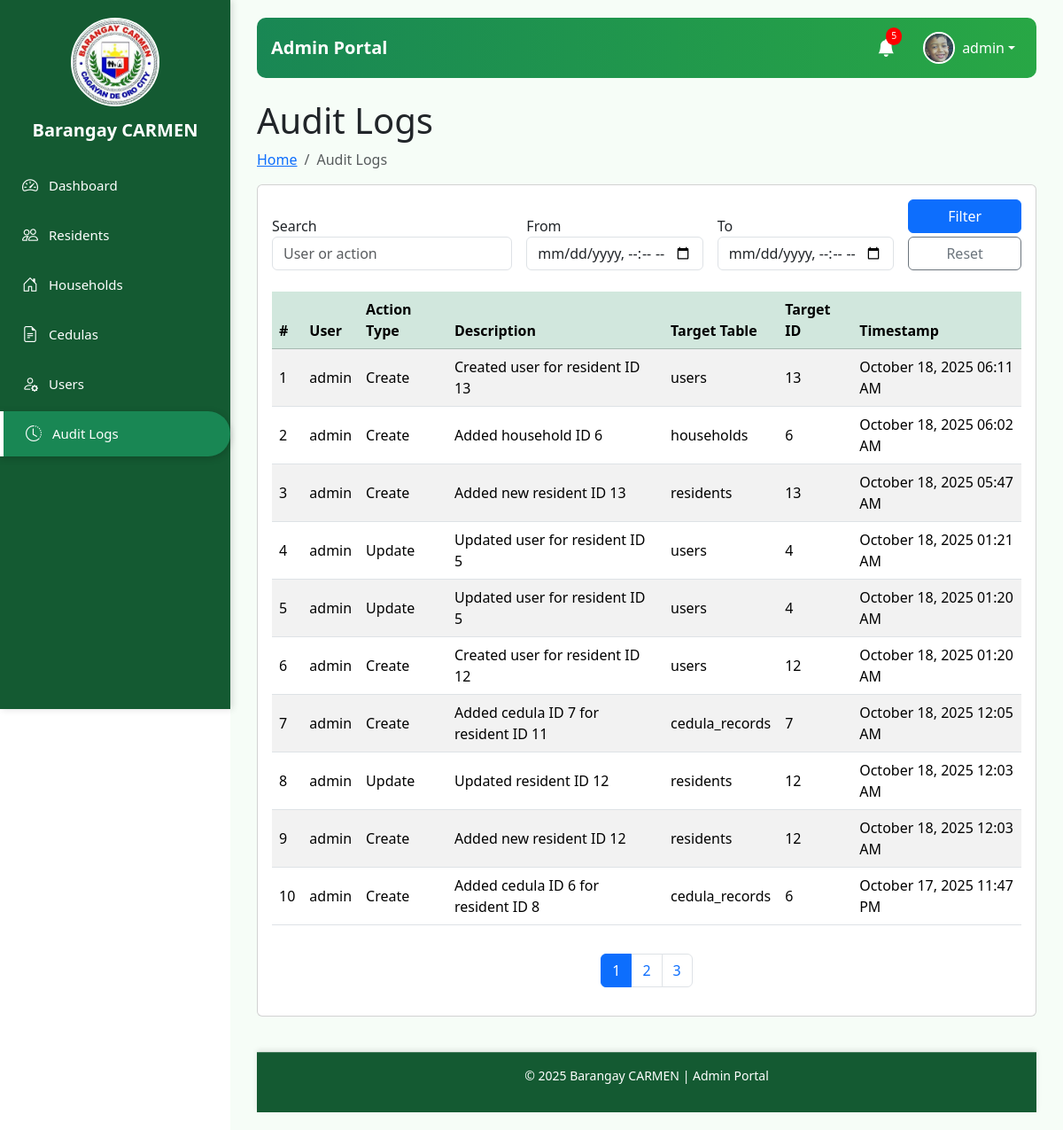
Page /admin_portal.php?page=audit (signed in) on the committed database.
### tables this page shows
CREATE TABLE `users` (
  `user_id` int(11) NOT NULL,
  `resident_id` int(11) DEFAULT NULL,
  `username` varchar(50) NOT NULL,
  `email` varchar(100) DEFAULT NULL,
  `password` varchar(255) NOT NULL,
  `role` enum('Admin','Resident') NOT NULL DEFAULT 'Resident',
  `profile_image` varchar(255) DEFAULT NULL,
  `created_at` timestamp NOT NULL DEFAULT current_timestamp()
);

CREATE TABLE `audit_log` (
  `log_id` int(11) NOT NULL,
  `user_id` int(11) DEFAULT NULL,
  `action_type` varchar(50) NOT NULL,
  `action_desc` text NOT NULL,
  `target_table` varchar(50) DEFAULT NULL,
  `target_id` int(11) DEFAULT NULL,
  `created_at` timestamp NOT NULL DEFAULT current_timestamp()
);

### admin_module/audit.php (the view, shortened to what this page needs)
<?php
require_once './db_connect.php';
$search_query = $_GET['search'] ?? '';
$from_datetime = $_GET['from_datetime'] ?? '';
$to_datetime = $_GET['to_datetime'] ?? '';
$page_num = isset($_GET['page_num']) ? max(1, intval($_GET['page_num'])) : 1;
$logs_per_page = 10;
$offset = ($page_num - 1) * $logs_per_page;
$where = "1";
$total_logs = $conn->query("
    SELECT COUNT(*) as total
    FROM audit_log a
    LEFT JOIN users u ON a.user_id = u.user_id
    WHERE $where
")->fetch_assoc()['total'];
$total_pages = ceil($total_logs / $logs_per_page);
$q = $conn->query("
    SELECT a.*, u.username
    FROM audit_log a
    LEFT JOIN users u ON a.user_id = u.user_id
    WHERE $where
    ORDER BY a.created_at DESC
    LIMIT $logs_per_page OFFSET $offset
");
?>
<div class="pagetitle">
    <h1>Audit Logs</h1>
    <nav>
        <ol class="breadcrumb">
            <li class="breadcrumb-item"><a href="admin_portal.php">Home</a></li>
            <li class="breadcrumb-item active">Audit Logs</li>
        </ol>
    </nav>
</div>
<div class="card">
  <div class="card-body">
    <form method="GET" class="row g-3 mb-4 align-items-end">
        <div class="col-md-4">
            <label>Search</label>
            <input type="text" name="search" class="form-control" placeholder="User or action" value="<?= htmlspecialchars($search_query) ?>">
        </div>
        <div class="col-md-3">
            <label>From</label>
            <input type="datetime-local" name="from_datetime" class="form-control" value="<?= htmlspecialchars($from_datetime) ?>">
        </div>
        <div class="col-md-3">
            <label>To</label>
            <input type="datetime-local" name="to_datetime" class="form-control" value="<?= htmlspecialchars($to_datetime) ?>">
        </div>
        <div class="col-md-2">
            <button class="btn btn-primary w-100">Filter</button>
            <a href="admin_portal.php?page=audit" class="btn btn-outline-secondary w-100 mt-1">Reset</a>
        </div>
    </form>
    <?php if ($q && $q->num_rows > 0): ?>
      <div class="table-responsive">
        <table class="table table-striped table-hover align-middle">
          <thead class="table-success">
            <tr>
              <th>#</th>
              <th>User</th>
              <th>Action Type</th>
              <th>Description</th>
              <th>Target Table</th>
              <th>Target ID</th>
              <th>Timestamp</th>
            </tr>
          </thead>
          <tbody>
            <?php $i = $offset + 1; while ($row = $q->fetch_assoc()): ?>
              <tr>
                <td><?= $i++ ?></td>
                <td><?= htmlspecialchars($row['username'] ?? 'Unknown') ?></td>
                <td><?= htmlspecialchars($row['action_type']) ?></td>
                <td><?= htmlspecialchars($row['action_desc']) ?></td>
                <td><?= htmlspecialchars($row['target_table']) ?></td>
                <td><?= htmlspecialchars($row['target_id']) ?></td>
                <td><?= date("F d, Y h:i A", strtotime($row['created_at'])) ?></td>
              </tr>
            <?php endwhile; ?>
          </tbody>
        </table>
      </div>
      <nav aria-label="Page navigation">
        <ul class="pagination justify-content-center mt-3">
          <?php for ($p = 1; $p <= $total_pages; $p++): ?>
            <li class="page-item <?= $p == $page_num ? 'active' : '' ?>">
              <a class="page-link" href="?page=audit&page_num=<?= $p ?>&search=<?= urlencode($search_query) ?>&from_datetime=<?= $from_datetime ?>&to_datetime=<?= $to_datetime ?>"><?= $p ?></a>
            </li>
          <?php endfor; ?>
        </ul>
      </nav>
    <?php else: ?>
      <div class="alert alert-info">No logs available for the selected filter.</div>
    <?php endif; ?>
  </div>
</div>

### admin_module/admin_header.php (shortened to what this page needs)
<?php
require_once './db_connect.php';
$user_id = $_SESSION['user_id'];
$userQuery = $conn->query("SELECT * FROM users WHERE user_id = $user_id");
if ($userQuery && $userQuery->num_rows > 0) {
    $user = $userQuery->fetch_assoc();
} else {
    $user = [
        'username' => 'Unknown',
        'profile_image' => './assets/default-avatar.png'
    ];
}
$residentQuery = $conn->query("SELECT resident_id, first_name, last_name, created_at FROM residents ORDER BY created_at DESC LIMIT 5");
$notifications = [];
if ($residentQuery && $residentQuery->num_rows > 0) {
    while ($row = $residentQuery->fetch_assoc()) {
        $notifications[] = [
            'message' => $row['first_name'] . ' ' . $row['last_name'] . ' was added',
            'time' => date('M d, H:i', strtotime($row['created_at'])),
            'link' => "./admin_portal.php?page=residents&resident_id=" . $row['resident_id']
        ];
    }
}
$notificationCount = (!isset($_SESSION['notifications_read'])) ? count($notifications) : 0;
?>
<link href="https://cdn.jsdelivr.net/npm/bootstrap@5.3.3/dist/css/bootstrap.min.css" rel="stylesheet">
<link href="https://cdn.jsdelivr.net/npm/bootstrap-icons@1.11.1/font/bootstrap-icons.css" rel="stylesheet">
<nav class="navbar navbar-expand-lg navbar-custom mb-4 px-3">
  <a class="navbar-brand fw-bold" href="./admin_portal.php">Admin Portal</a>
  <div class="collapse navbar-collapse" id="navbarContent">
      <ul class="navbar-nav ms-auto align-items-center">
          <li class="nav-item dropdown me-3">
              <a class="nav-link position-relative" href="#" id="notificationDropdown" role="button"
                 data-bs-toggle="dropdown" aria-expanded="false" onclick="markNotificationsRead()">
                  <i class="bi bi-bell-fill fs-5"></i>
                  <?php if ($notificationCount > 0): ?>
                      <span id="notificationBadge" class="notification-badge"><?= $notificationCount ?></span>
                  <?php endif; ?>
              </a>
          </li>
          <li class="nav-item dropdown">
              <a class="nav-link dropdown-toggle d-flex align-items-center" href="#" id="profileDropdown" role="button"
                 data-bs-toggle="dropdown" aria-expanded="false">
                  <img src="<?= !empty($user['profile_image']) ? htmlspecialchars($user['profile_image']) : './assets/default-avatar.png' ?>"
                       alt="Profile" class="rounded-circle me-2 profile-img" width="36" height="36">
                  <?= htmlspecialchars($user['username']) ?>
              </a>
          </li>
      </ul>
  </div>
</nav>

### admin_portal.php (style rules this page uses)
body { background-color: #f8f9fa; font-family: 'Poppins', sans-serif; }

### admin_module/admin_header.php (style rules this page uses)
.navbar-custom { background: linear-gradient(90deg, #198754, #28a745); border-radius: 10px; }
.navbar-custom .nav-link, .navbar-custom .navbar-brand, .navbar-custom .dropdown-toggle { color: #fff; }
.notification-badge { position: absolute; top: 0; right: 0; font-size: 0.65rem; background: red; color: white; border-radius: 50%; padding: 2px 6px; transition: 0.3s; }
.profile-img { object-fit: cover; border: 2px solid #fff; }

### rows in the picture
users: profile_image (picture), username "admin"
audit_log: user.username "admin", action_type "Create", action_desc "Created user for resident ID 13", target_table "users", target "13", created_at "October 18, 2025 06:11 AM"
audit_log: user.username "admin", action_type "Create", action_desc "Added household ID 6", target_table "households", target "6", created_at "October 18, 2025 06:02 AM"
audit_log: user.username "admin", action_type "Create", action_desc "Added new resident ID 13", target_table "residents", target "13", created_at "October 18, 2025 05:47 AM"
audit_log: user.username "admin", action_type "Update", action_desc "Updated user for resident ID 5", target_table "users", target "4", created_at "October 18, 2025 01:21 AM"
audit_log: user.username "admin", action_type "Update", action_desc "Updated user for resident ID 5", target_table "users", target "4", created_at "October 18, 2025 01:20 AM"
audit_log: user.username "admin", action_type "Create", action_desc "Created user for resident ID 12", target_table "users", target "12", created_at "October 18, 2025 01:20 AM"
audit_log: user.username "admin", action_type "Create", action_desc "Added cedula ID 7 for resident ID 11", target_table "cedula_records", target "7", created_at "October 18, 2025 12:05 AM"
audit_log: user.username "admin", action_type "Update", action_desc "Updated resident ID 12", target_table "residents", target "12", created_at "October 18, 2025 12:03 AM"
audit_log: user.username "admin", action_type "Create", action_desc "Added new resident ID 12", target_table "residents", target "12", created_at "October 18, 2025 12:03 AM"
audit_log: user.username "admin", action_type "Create", action_desc "Added cedula ID 6 for resident ID 8", target_table "cedula_records", target "6", created_at "October 17, 2025 11:47 PM"

### other values in the picture
$notificationCount "5"
